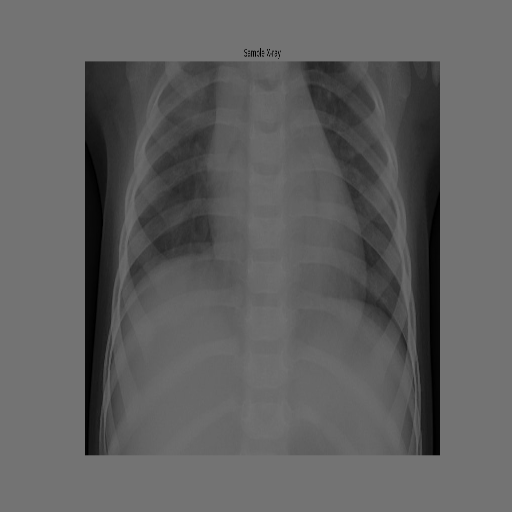
#> input picture Lab_2/Task_1_Chest_XRay/data/sample_xray.png, 512 x 512 px
$ jupyter execute xray_enhancement.ipynb
#> lines starting #> are read from the running program, lines starting #| are printed output that depends on the picture; after the words box and inside, x2 and y2 are one past the last pixel; in counts of white or black regions, pixels touching at a corner belong together
# Task 1: Diagnostic Enhancement of Chest X-Rays
**Medical Imaging Portfolio** | Author: **23k0069**

### Scenario
Raw single-channel pulmonary X-rays frequently suffer from severe underexposure, masking structural details of the lung cavities and potential fluid accumulation.
This pipeline applies rigorous mathematical transformations to restore dynamic contrast, apply false-color diagnostic mapping, neutralize color cast, threshold dense tissue, and apply logarithmic/gamma transformations.

[cell 1]
import cv2
import numpy as np
import matplotlib.pyplot as plt

plt.rcParams['figure.figsize'] = (10, 6)
plt.rcParams['image.cmap'] = 'gray'
print('Environment and libraries initialized.')

## 1. Load and Display Raw Grayscale Image
Load the underexposed single-channel X-ray matrix from `data/sample_xray.png`.

[cell 2]
raw = cv2.imread('data/sample_xray.png', cv2.IMREAD_GRAYSCALE)
#> raw is the input picture: shape (512, 512); min 0, max 115, mean 95.8
print(f'Dimensions: {raw.shape} | Intensity Min: {raw.min()}, Max: {raw.max()}')
#| Dimensions: (512, 512) | Intensity Min: 0, Max: 115

plt.figure(figsize=(6, 6))
plt.imshow(raw, cmap='gray')
plt.title('1. Raw Underexposed Chest X-Ray')
plt.axis('off')
plt.tight_layout()
plt.savefig('output/01_raw_xray.png', bbox_inches='tight')
plt.show()

## 2. Contrast Enhancement (Histogram Equalization)
Forcefully redistribute the intensity distribution across the dynamic range [0, 255] using cumulative distribution linearization.

[cell 3]
eq = cv2.equalizeHist(raw)

fig, axes = plt.subplots(2, 2, figsize=(12, 10))
axes[0, 0].imshow(raw, cmap='gray')
axes[0, 0].set_title('Raw Underexposed X-Ray')
axes[0, 0].axis('off')

axes[0, 1].imshow(eq, cmap='gray')
axes[0, 1].set_title('Histogram Equalized Matrix')
axes[0, 1].axis('off')

axes[1, 0].hist(raw.ravel(), bins=256, range=[0, 256], color='#2b5c8f')
axes[1, 0].set_title('Raw Intensity Histogram')
axes[1, 0].set_xlim([0, 256])

axes[1, 1].hist(eq.ravel(), bins=256, range=[0, 256], color='#d95f02')
axes[1, 1].set_title('Equalized Intensity Histogram')
axes[1, 1].set_xlim([0, 256])

plt.tight_layout()
plt.savefig('output/02_histogram_equalization.png', bbox_inches='tight')
#> figure, not shown here; panel 3: tallest bar 121753 high, from x = 115 to 116; panel 4: tallest bar 121753 high, from x = 255 to 256
plt.show()

## 3. False-Color Mapping (COLORMAP_JET)
Convert the equalized grayscale matrix into a pseudocolor heatmap using `COLORMAP_JET` to accentuate fluid-tissue density gradients.

[cell 4]
heat = cv2.applyColorMap(eq, cv2.COLORMAP_JET)
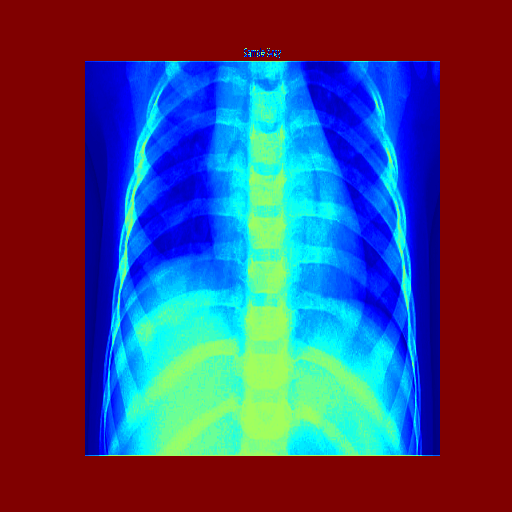
#> heat: shape (512, 512, 3); mean B, G, R 114.4, 73.5, 73.8

fig, axes = plt.subplots(1, 2, figsize=(12, 6))
axes[0].imshow(eq, cmap='gray')
axes[0].set_title('Equalized Grayscale')
axes[0].axis('off')

axes[1].imshow(cv2.cvtColor(heat, cv2.COLOR_BGR2RGB))
axes[1].set_title('False-Color Heatmap (Fluid Boundary Detection)')
axes[1].axis('off')

plt.tight_layout()
plt.savefig('output/03_colormap_jet.png', bbox_inches='tight')
plt.show()

## 4. Color Balance (Lighting Correction)
Simulate lighting correction by applying a Gray-World mathematical color balance shift to neutralize artificial color bias.

[cell 5]
b, g, r = cv2.split(heat)
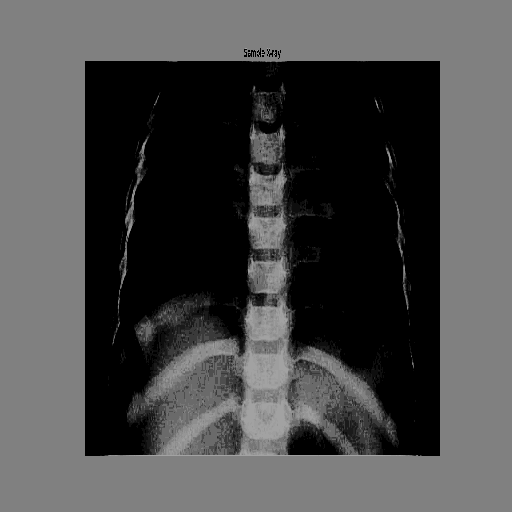
#> r: shape (512, 512); min 0, max 162, mean 73.8
mb, mg, mr = b.mean(), g.mean(), r.mean()
#> mb = 114.4; mg = 73.45; mr = 73.84
avg = (mb + mg + mr) / 3.0
#> avg = 87.24

b_cb = np.clip(b * (avg / mb), 0, 255).astype(np.uint8)
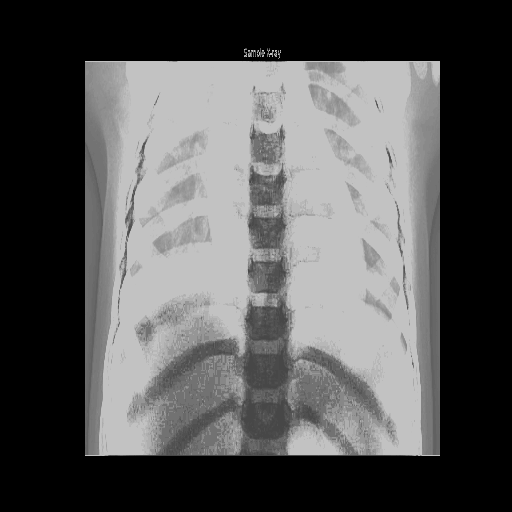
#> b_cb: shape (512, 512); min 0, max 194, mean 87
g_cb = np.clip(g * (avg / mg), 0, 255).astype(np.uint8)
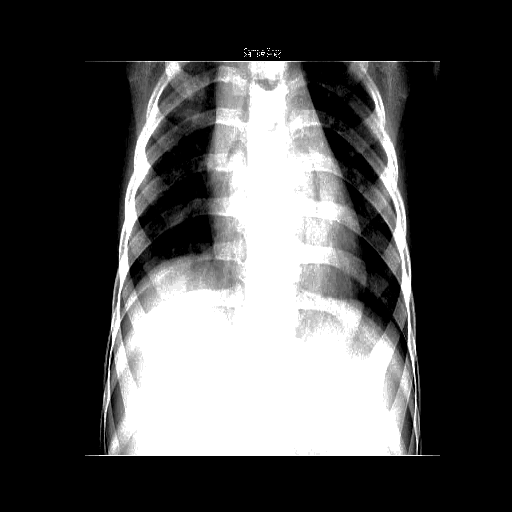
#> g_cb: shape (512, 512); min 0, max 255, mean 78.3
r_cb = np.clip(r * (avg / mr), 0, 255).astype(np.uint8)
cb = cv2.merge([b_cb, g_cb, r_cb])
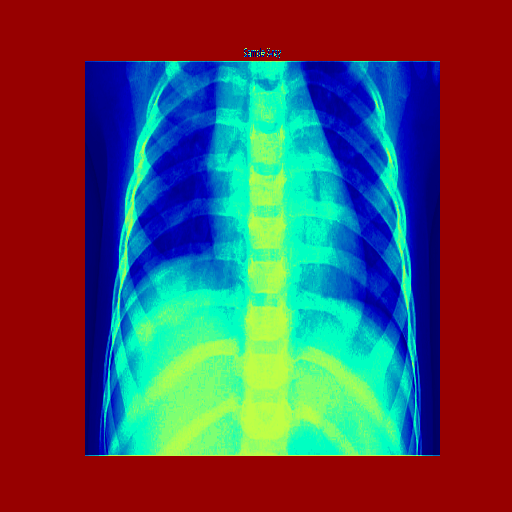
#> cb: shape (512, 512, 3); mean B, G, R 87, 78.3, 87.1

fig, axes = plt.subplots(1, 2, figsize=(12, 6))
axes[0].imshow(cv2.cvtColor(heat, cv2.COLOR_BGR2RGB))
axes[0].set_title('Unbalanced Heatmap')
axes[0].axis('off')

axes[1].imshow(cv2.cvtColor(cb, cv2.COLOR_BGR2RGB))
axes[1].set_title('Gray-World Color Balanced')
axes[1].axis('off')

plt.tight_layout()
plt.savefig('output/04_color_balance.png', bbox_inches='tight')
plt.show()

## 5. Color Filtering (Dense Tissue Thresholding)
Dense tissues (cortical bone, clavicles, ribs, infiltrates) reflect high intensities. Apply strict mathematical thresholding to segment them.

[cell 6]
_, mask = cv2.threshold(eq, 180, 255, cv2.THRESH_BINARY)
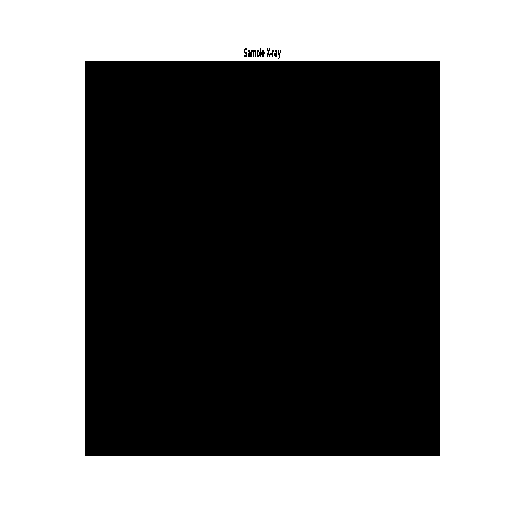
#> mask: shape (512, 512); 46.4% white; 1 white region, box (x1, y1, x2, y2) and area: (0, 0, 512, 512) 121753
dense = cv2.bitwise_and(cb, cb, mask=mask)

fig, axes = plt.subplots(1, 3, figsize=(15, 5))
axes[0].imshow(eq, cmap='gray')
axes[0].set_title('Equalized Matrix')
axes[0].axis('off')

axes[1].imshow(mask, cmap='gray')
axes[1].set_title('Dense Tissue Binary Mask')
axes[1].axis('off')

axes[2].imshow(cv2.cvtColor(dense, cv2.COLOR_BGR2RGB))
axes[2].set_title('Segmented Dense Structures')
axes[2].axis('off')

plt.tight_layout()
plt.savefig('output/05_dense_tissue_mask.png', bbox_inches='tight')
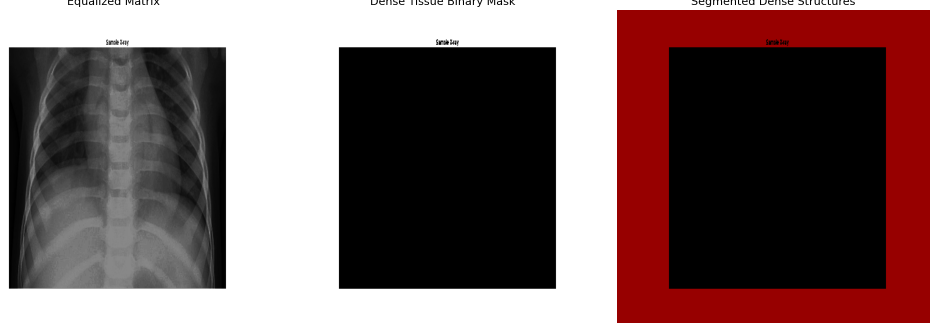
#> figure drawn by matplotlib, 3 panels
plt.show()

## 6. Logarithmic Transformation
Expand compressed low-intensity values using $s = c \cdot \ln(1 + r)$ to unveil peripheral ribcage boundaries.

[cell 7]
c_log = 255.0 / np.log(1.0 + np.max(raw))
#> c_log = 53.64
log_img = (c_log * np.log(1.0 + raw.astype(np.float32))).astype(np.uint8)
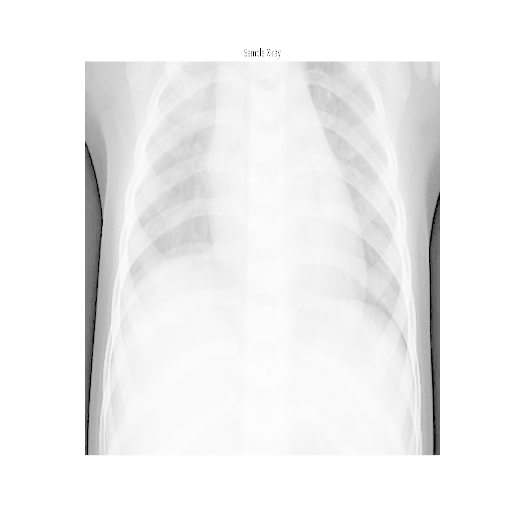
#> log_img: shape (512, 512); min 0, max 255, mean 240.6

fig, axes = plt.subplots(1, 2, figsize=(12, 6))
axes[0].imshow(raw, cmap='gray')
axes[0].set_title('Raw Underexposed X-Ray')
axes[0].axis('off')

axes[1].imshow(log_img, cmap='gray')
axes[1].set_title('Logarithmic Expansion (Ribcage Revealed)')
axes[1].axis('off')

plt.tight_layout()
plt.savefig('output/06_log_transformed.png', bbox_inches='tight')
plt.show()

## 7. Power-Law (Gamma) Transformation
Apply fractional power-law $s = 255 \cdot (r / 255)^\gamma$ with $\gamma < 1.0$ ($\gamma = 0.55$) to lift midtone soft-tissue contrast while preventing bone over-saturation.

[cell 8]
gamma = 0.55
gam_img = np.clip(255.0 * ((raw / 255.0) ** gamma), 0, 255).astype(np.uint8)
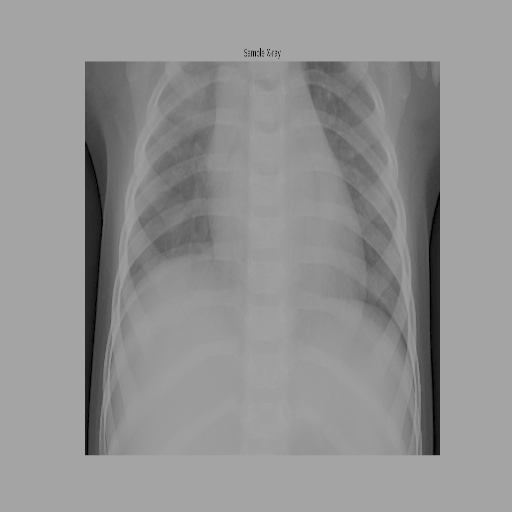
#> gam_img: shape (512, 512); min 0, max 164, mean 146

fig, axes = plt.subplots(1, 3, figsize=(16, 5))
axes[0].imshow(raw, cmap='gray')
axes[0].set_title('Raw X-Ray')
axes[0].axis('off')

axes[1].imshow(log_img, cmap='gray')
axes[1].set_title('Logarithmic Transform')
axes[1].axis('off')

axes[2].imshow(gam_img, cmap='gray')
axes[2].set_title(f'Gamma Corrected (γ = {gamma})')
axes[2].axis('off')

plt.tight_layout()
plt.savefig('output/07_gamma_transformed.png', bbox_inches='tight')
plt.show()

## 8. Complete Pipeline Diagnostic Overview

[cell 9]
fig, axes = plt.subplots(2, 3, figsize=(15, 10))
axes[0, 0].imshow(raw, cmap='gray')
axes[0, 0].set_title('1. Raw Underexposed')
axes[0, 0].axis('off')

axes[0, 1].imshow(eq, cmap='gray')
axes[0, 1].set_title('2. Equalized')
axes[0, 1].axis('off')

axes[0, 2].imshow(cv2.cvtColor(heat, cv2.COLOR_BGR2RGB))
axes[0, 2].set_title('3. Jet Colormap')
axes[0, 2].axis('off')

axes[1, 0].imshow(cv2.cvtColor(cb, cv2.COLOR_BGR2RGB))
axes[1, 0].set_title('4. Color Balanced')
axes[1, 0].axis('off')

axes[1, 1].imshow(cv2.cvtColor(dense, cv2.COLOR_BGR2RGB))
axes[1, 1].set_title('5. Dense Tissue Mask')
axes[1, 1].axis('off')

axes[1, 2].imshow(gam_img, cmap='gray')
axes[1, 2].set_title(f'6. Gamma Enhanced (γ={gamma})')
axes[1, 2].axis('off')

plt.tight_layout()
plt.savefig('output/08_pipeline_summary.png', bbox_inches='tight')
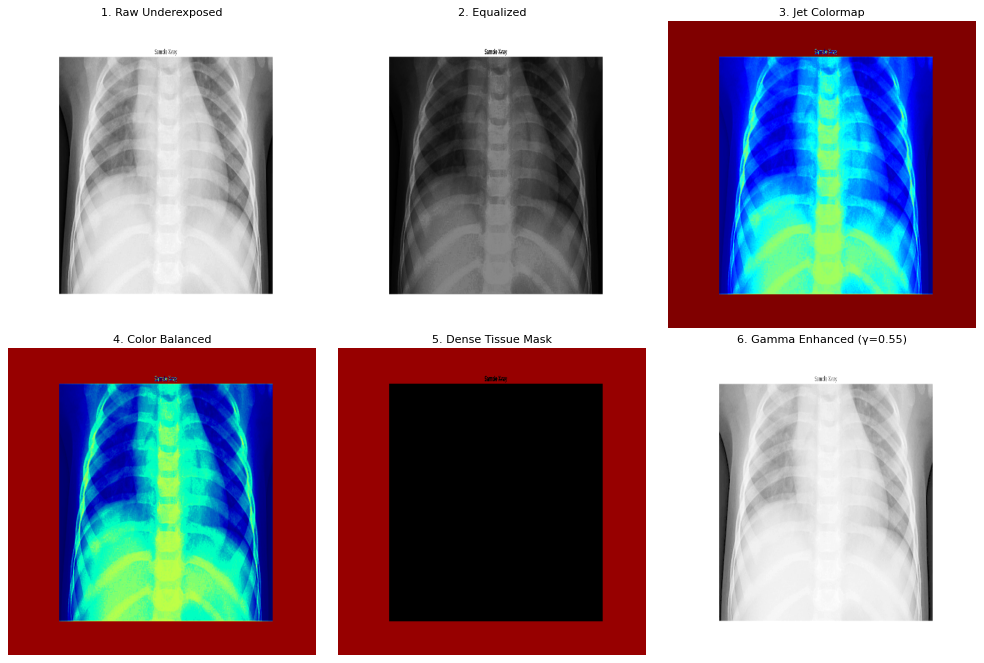
#> figure drawn by matplotlib, 6 panels
plt.show()
